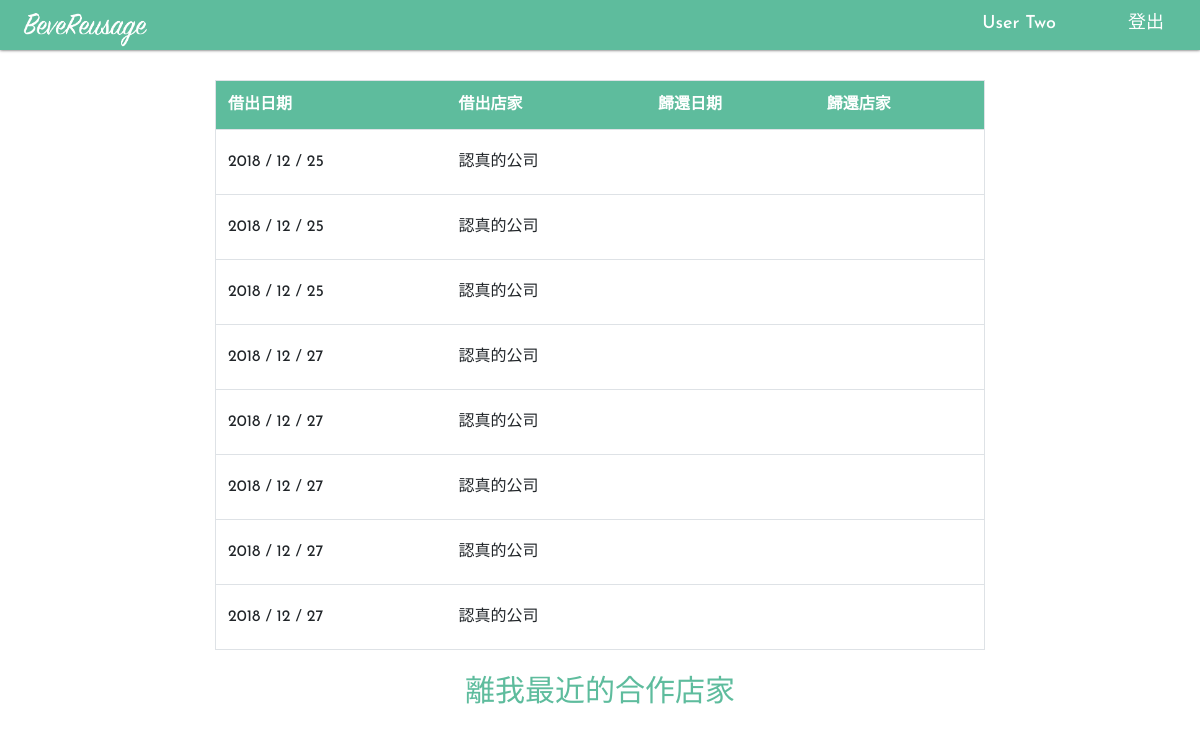
Page /interaction/customer/mycups/ (signed in) on the earlier database version.
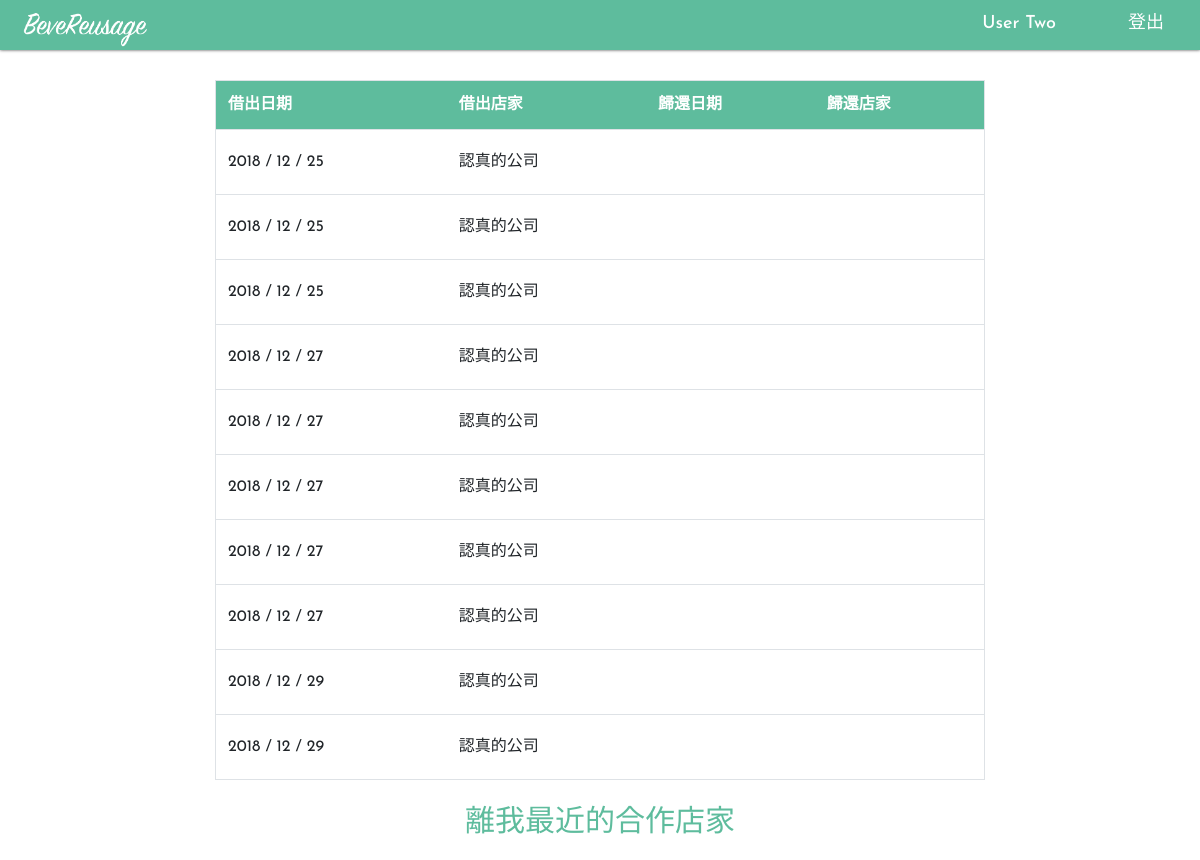
Same page on the later database version.
### interaction/models.py (models this page shows, shortened)
class Record(models.Model):
    cup = models.ForeignKey('Cup', on_delete=models.SET_NULL, blank=True, null=True)
    user = models.ForeignKey('CupUser', related_name='user', on_delete=models.SET_NULL, blank=True, null=True)
    source = models.ForeignKey('CupUser', related_name='source', on_delete=models.SET_NULL, blank=True, null=True)
    destination = models.ForeignKey('CupUser', related_name='destination', on_delete=models.SET_NULL, blank=True, null=True)
    returned_at = models.DateTimeField(auto_now=True)        # record 被更新的時間就是杯子被還回來的時間
    loaned_out_at = models.DateTimeField(auto_now_add=True)  # 杯子被租出去的時間就是 record 建立的時間
    class meta:
        ordering = ['-loaned_out_at']

class CupUser(AbstractUser):
    phone_number = models.CharField(blank=True, null=True, max_length=10, help_text='e.g. 0912345678')
    address = models.CharField(blank=True, null=True, max_length=300)
    title = models.CharField(blank=True, null=True, max_length=300)
    is_customer = models.BooleanField(default=False, verbose_name='customer status')
    is_business = models.BooleanField(default=False, verbose_name='business status')
    @property
    def name(self):
        if self.first_name and self.last_name:
            english = r'(^[A-Za-z]+$)'
            if re.match(english, self.first_name+self.last_name):
                return ("%s %s" % (self.first_name, self.last_name))
            else:
                return self.last_name+self.first_name
        elif self.title:
            return self.title
        else:
            return self.username

### interaction/views/customer.py (the view)
# urls.py: path('customer/mycups/', customer.CustomerRecordListView.as_view(), name='customer-view-cups'),
class CustomerRecordListView(LoginRequiredMixin, ListView):
    model = Record
    template_name ='customer_record.html'
    context_object_name = 'checked_out_records' # default is 'record_list'
    paginate_by = 10
    def get_queryset(self):
        return Record.objects.filter(user=self.request.user).order_by('loaned_out_at')

### interaction/templates/customer_record.html (shortened to what this page needs)
{% extends "base_generic.html" %}
{% block content %}
  <div class="table_sec col-md-8">
  {% if checked_out_records %}
    <table class="table table-hover">
      <thead class="table-head">
        <tr>
          <th scope="col">借出日期</th>
          <th scope="col">借出店家</th>
          <th scope="col">歸還日期</th>
          <th scope="col">歸還店家</th>
        </tr>
      </thead>
      {% for record in checked_out_records %}
      <tbody>
        <tr>
          <td>{{ record.loaned_out_at|date:"Y / m / d" }}</td>
          <td>{{ record.source.name }}</td>
          <td>{% if record.destination %} {{ record.returned_at|date:"Y / m / d" }} {% endif %}</td>
          <td>{{ record.destination.name }}</td>
        </tr>
      </tbody>
      {% endfor %}
    </table>
    {% else %}
      <p>你還沒有租借杯子紀錄</p>
    {% endif %}
  </div>
  <div class="col-md-12">
    <h1>離我最近的合作店家</h1>
  </div>
{% endblock %}

Differences in the rows shown:
added Record: loaned_out_at "2018 / 12 / 29", source.name "認真的公司"
added Record: loaned_out_at "2018 / 12 / 29", source.name "認真的公司"
